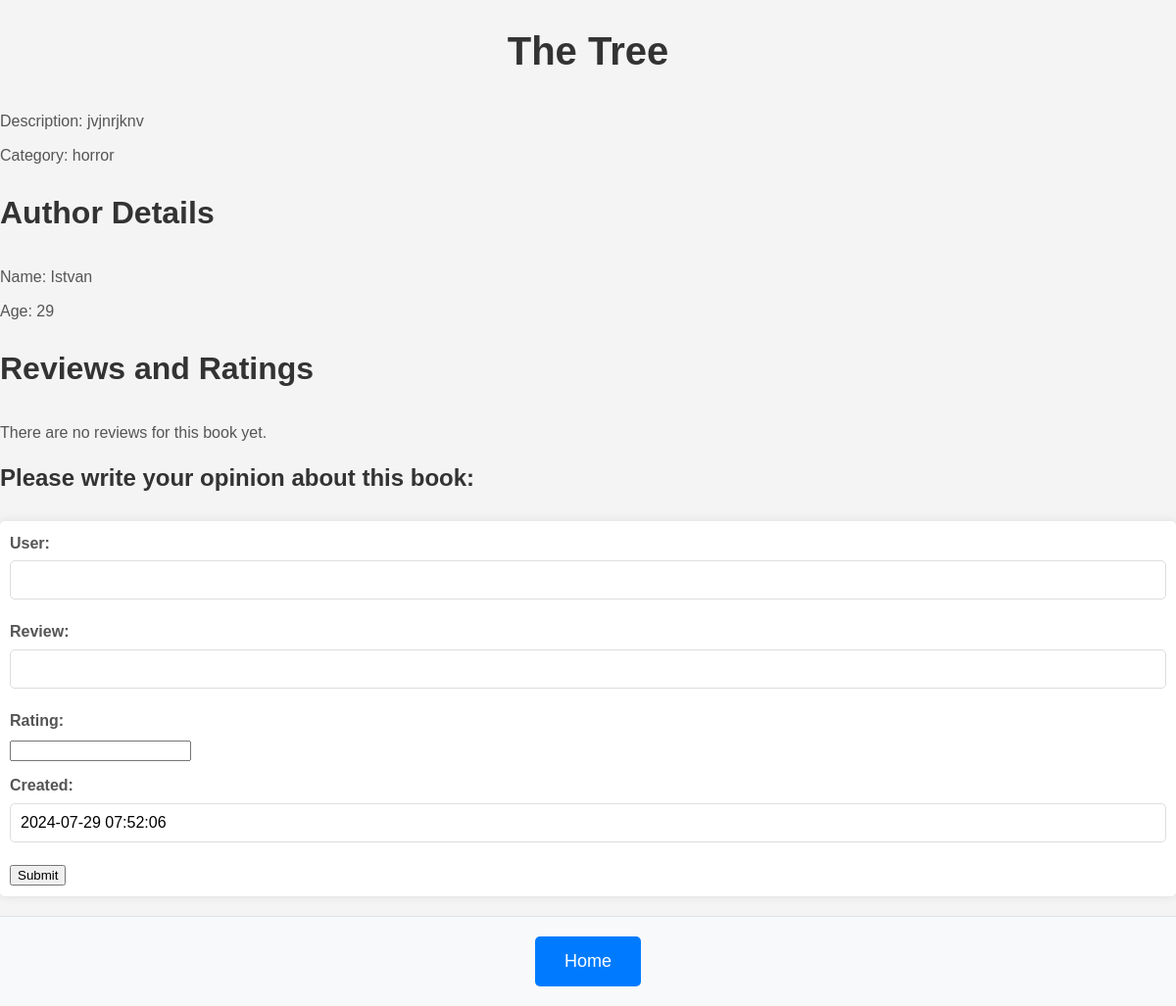
The page /books/details/15/ on the database its author committed.
### books/models.py (models this page shows, shortened)
class Book(models.Model):
    author =  models.ForeignKey(Author, on_delete=models.CASCADE, null = True)
    title = models.CharField(max_length=200, unique=True)
    description = models.CharField(max_length=200)
    category = models.CharField(max_length=200, null = True)

class Author(models.Model):
    name = models.CharField(max_length=200, unique=True)
    age = models.PositiveIntegerField(null = True)

### books/views.py (the view)
# urls.py: path('details/<int:book_id>/', views.details_book, name='details_book'),
def details_book(req, book_id):
    form = RevRatForm()
    book = Book.objects.get(id=book_id)
    all_revrat = RevRat.objects.filter(book = book)
    revrat = None
    overall_rating = None
    if all_revrat:
        revrat = all_revrat[:3]
        overall_rating = sum(review.rating for review in all_revrat) / all_revrat.count()
    return render(req, 'book_details.html', {'book': book, 'reviews': revrat, 'rating': overall_rating, 'revratform': form})

### books/forms.py
class RevRatForm(ModelForm):
    class Meta:
        model=RevRat
        fields = '__all__'
        exclude = ['book']

### books/templates/book_details.html (shortened to what this page needs)
<!DOCTYPE html>
<html lang="en">
<head>
    {% load static %}
    <link href="{% static 'style.css' %}" rel="stylesheet" type="text/css">
</head>
<body>
    <h1>{{ book.title }}</h1>
    <p>Description: {{ book.description }}</p>
    <p>Category: {{ book.category }}</p>
    {% if book.author %}
        <h2>Author Details</h2>
        <p>Name: {{ book.author.name }}</p>
        <p>Age: {{ book.author.age }}</p>
    {% else %}
        <p>This book has no author information.</p>
    {% endif %}
    <h2>Reviews and Ratings</h2>
    {% if reviews %}
        <ul>
            {% for review in reviews %}
                <li>
                    <p>User: {{ review.user }}</p>
                    <p>Review: {{ review.review }}</p>
                </li>
            {% endfor %}
            <li>
                <p>Overall rating: {{ rating }}</p>
            </li>
        </ul>
    {% else %}
        <p>There are no reviews for this book yet.</p>
    {% endif %}
    <h3>Please write your opinion about this book:</h3>
    <div>
        <form method="POST" action="{% url 'create_revrat' book.id %}">
            {{revratform.as_p}}
            <input type="submit" value="Submit">
        </form>
    </div>
    {% include 'footer.html' %}
</body>
</html>

### books/static/style.css (style rules this page uses)
body { font-family: Arial, sans-serif; line-height: 1.6; color: #333; background-color: #f4f4f4; margin: 0; padding: 0; }
h1, h2, h3 { color: #333; }
h1 { text-align: center; margin-top: 20px; font-size: 2.5em; }
h2 { margin-top: 20px; font-size: 2em; }
h3 { margin-top: 15px; font-size: 1.5em; }
form { margin-bottom: 20px; padding: 10px; background-color: #fff; border-radius: 5px; box-shadow: 0 0 10px rgba(0, 0, 0, 0.1); }
label { display: block; margin-bottom: 5px; font-weight: bold; }
input[type="text"] { width: calc(100% - 22px); padding: 10px; border: 1px solid #ddd; border-radius: 5px; font-size: 1em; margin-bottom: 10px; }
p { margin: 0 0 10px 0; padding: 0; font-size: 1em; color: #555; }

### rows shown on the page
Book: title "The Tree", description "jvjnrjknv", category "horror", author.name "Istvan", author.age "29"
